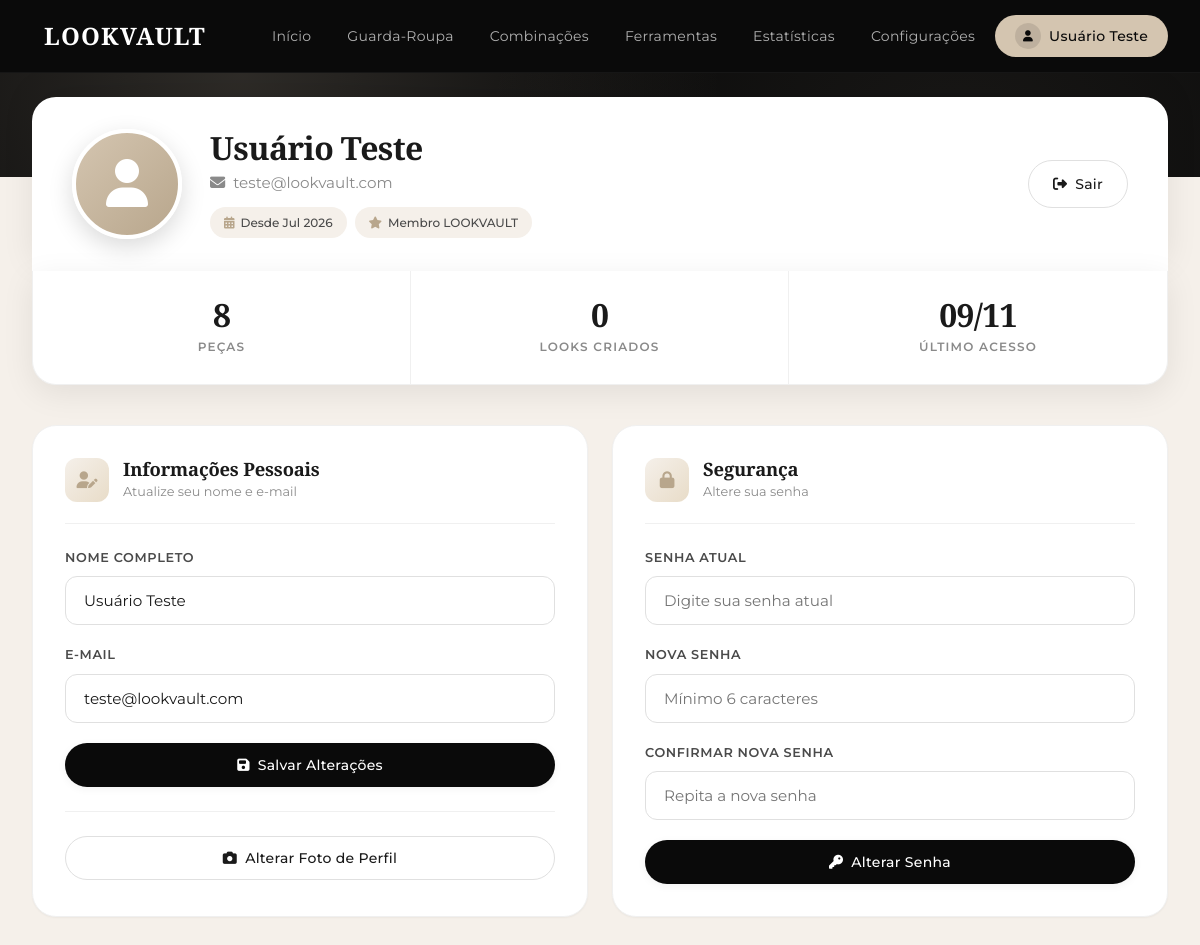
The page /minha-conta.php (signed in) on the database its author committed.
### tables this page shows
CREATE TABLE `usuarios` (
  `id` int(11) NOT NULL,
  `nome` varchar(100) NOT NULL,
  `email` varchar(100) NOT NULL,
  `foto_perfil` varchar(255) DEFAULT NULL,
  `senha` varchar(255) NOT NULL,
  `data_cadastro` timestamp NOT NULL DEFAULT current_timestamp()
);

### includes/media-storage.php (called while the page is built, shortened)
<?php
function lookvaultImageAvailable($value)
{
    if (!is_string($value) || $value === '') {
        return false;
    }
    return false;
}

### minha-conta.php (the view, shortened to what this page needs)
<?php
require_once __DIR__ . '/includes/media-storage.php';
$usuario_id = $_SESSION['usuario_id'];
$conn = conectarDB();
$stmt = $conn->prepare("SELECT * FROM usuarios WHERE id = ?");
$stmt->bind_param("i", $usuario_id);
$stmt->execute();
$usuario = $stmt->get_result()->fetch_assoc();
$stmt = $conn->prepare("SELECT COUNT(*) as total FROM pecas WHERE usuario_id = ?");
$stmt->bind_param("i", $usuario_id);
$stmt->execute();
$total_pecas = $stmt->get_result()->fetch_assoc()['total'] ?? 0;
$stmt = $conn->prepare("SELECT COUNT(*) as total FROM looks WHERE usuario_id = ?");
$stmt->bind_param("i", $usuario_id);
$stmt->execute();
$total_looks = $stmt->get_result()->fetch_assoc()['total'] ?? 0;
include 'includes/header.php';
?>
<link rel="stylesheet" href="assets/css/pages.css">
<main>
    <section class="profile-hero">
        <div class="container">
            <div style="padding-bottom: 0;">
                <span class="page-hero-eyebrow" style="margin-bottom: 24px;">
                </span>
            </div>
        </div>
    </section>
    <div class="container" style="margin-top: -80px; position: relative; z-index: 2;">
        <div class="profile-header-card animate-fade-up">
            <div class="profile-avatar-wrap">
                <div class="profile-avatar-large" onclick="document.getElementById('fotoInput').click()">
                    <?php if (lookvaultImageAvailable($usuario['foto_perfil'] ?? '')): ?>
                        <img src="<?php echo htmlspecialchars($usuario['foto_perfil']); ?>" alt="Foto de perfil" />
                    <?php else: ?>
                        <span><i class="fas fa-user"></i></span>
                    <?php endif; ?>
                </div>
            </div>
            <div class="profile-header-info">
                <h1><?php echo htmlspecialchars($usuario['nome']); ?></h1>
                <p class="profile-header-email">
                    <i class="fas fa-envelope"></i>
                    <?php echo htmlspecialchars($usuario['email']); ?>
                </p>
                <div class="profile-header-badges">
                    <span class="profile-badge">
                        <i class="fas fa-calendar-alt"></i>
                        Desde <?php echo date('M Y', strtotime($usuario['data_cadastro'] ?? 'now')); ?>
                    </span>
                    <span class="profile-badge">
                        <i class="fas fa-star"></i>
                        Membro LOOKVAULT
                    </span>
                </div>
            </div>
            <div class="profile-header-actions">
                <a href="logout.php" class="btn-secondary">
                    <i class="fas fa-sign-out-alt"></i> Sair
                </a>
            </div>
        </div>
        <div class="profile-stats-row animate-fade-up animate-delay-2">
            <div class="profile-stat">
                <div class="profile-stat-value"><?php echo $total_pecas; ?></div>
                <div class="profile-stat-label">Peças</div>
            </div>
            <div class="profile-stat">
                <div class="profile-stat-value"><?php echo $total_looks; ?></div>
                <div class="profile-stat-label">Looks criados</div>
            </div>
            <div class="profile-stat">
                <div class="profile-stat-value"><?php echo date('d/m'); ?></div>
                <div class="profile-stat-label">Último acesso</div>
            </div>
        </div>
        <div class="settings-grid animate-fade-up animate-delay-3">
            <div class="settings-panel">
                <div class="settings-panel-header">
                    <div class="settings-panel-icon"><i class="fas fa-user-edit"></i></div>
                    <div>
                        <h3 class="settings-panel-title">Informações Pessoais</h3>
                        <p class="settings-panel-subtitle">Atualize seu nome e e-mail</p>
                    </div>
                </div>
                <form method="POST">
                    <div class="form-field">
                        <label for="nome">Nome completo</label>
                        <input type="text" id="nome" name="nome" value="<?php echo htmlspecialchars($usuario['nome']); ?>" required />
                    </div>
                    <div class="form-field">
                        <label for="email">E-mail</label>
                        <input type="email" id="email" name="email" value="<?php echo htmlspecialchars($usuario['email']); ?>" required />
                    </div>
                    <button type="submit" name="atualizar_perfil" class="btn-primary btn-block">
                        <i class="fas fa-save"></i> Salvar Alterações
                    </button>
                </form>
                <form method="POST" enctype="multipart/form-data" style="margin-top: 24px; padding-top: 24px; border-top: 1px solid var(--lv-cinza-200);">
                    <button type="button" class="btn-secondary btn-block" onclick="document.getElementById('fotoInput').click()">
                        <i class="fas fa-camera"></i> Alterar Foto de Perfil
                    </button>
                </form>
            </div>
            <div class="settings-panel">
                <div class="settings-panel-header">
                    <div class="settings-panel-icon"><i class="fas fa-lock"></i></div>
                    <div>
                        <h3 class="settings-panel-title">Segurança</h3>
                        <p class="settings-panel-subtitle">Altere sua senha</p>
                    </div>
                </div>
                <form method="POST">
                    <div class="form-field">
                        <label for="senha_atual">Senha atual</label>
                        <input type="password" id="senha_atual" name="senha_atual" placeholder="Digite sua senha atual" required />
                    </div>
                    <div class="form-field">
                        <label for="nova_senha">Nova senha</label>
                        <input type="password" id="nova_senha" name="nova_senha" placeholder="Mínimo 6 caracteres" required />
                    </div>
                    <div class="form-field">
                        <label for="confirmar_senha">Confirmar nova senha</label>
                        <input type="password" id="confirmar_senha" name="confirmar_senha" placeholder="Repita a nova senha" required />
                    </div>
                    <button type="submit" name="alterar_senha" class="btn-primary btn-block">
                        <i class="fas fa-key"></i> Alterar Senha
                    </button>
                </form>
            </div>
        </div>
    </div>
</main>
<?php include 'includes/footer.php'; ?>

### assets/css/style.css (style rules this page uses)
:root { --lv-preto: #0a0a0a; --lv-preto-suave: #141414; --lv-carvao: #1a1a1a; --lv-carvao-claro: #262626; --lv-carvao-hover: #333333; --lv-bege: #d4c5b0; --lv-bege-claro: #e8dcc8; --lv-bege-escuro: #b8a68c; --lv-areia: #f5f0ea; --lv-areia-escura: #ebe3d8; --lv-branco: #ffffff; --lv-cinza-100: #fafafa; --lv-cinza-200: #f0f0f0; --lv-cinza-300: #e0e0e0; --lv-cinza-400: #b0b0b0; --lv-cinza-500: #8a8a8a; --lv-cinza-600: #6b6b6b; --lv-cinza-700: #4a4a4a; --lv-texto: #1a1a1a; --lv-texto-suave: #4a4a4a; --lv-texto-claro: #8a8a8a; --lv-texto-branco: #ffffff; --lv-texto-branco-suave: #c8c8c8; --lv-sucesso: #2d7a4f; --lv-sucesso-bg: #e8f5ed; --lv-erro: #a83232; --lv-erro-bg: #faeaea; --lv-aviso: #b8860b; --lv-aviso-bg: #fdf6e3; --lv-font-titulo: 'Playfair Display', Georgia, serif; --lv-font-corpo: 'Montserrat', 'Poppins', -apple-system, sans-serif; --lv-fs-xs: 0.75rem; --lv-fs-sm: 0.875rem; --lv-fs-base: 1rem; --lv-fs-md: 1.125rem; --lv-fs-lg: 1.375rem; --lv-fs-xl: 1.75rem; --lv-fs-2xl: 2.25rem; --lv-fs-3xl: 3rem; --lv-fs-4xl: 4rem; --lv-esp-1: 4px; --lv-esp-2: 8px; --lv-esp-3: 12px; --lv-esp-4: 16px; --lv-esp-5: 20px; --lv-esp-6: 24px; --lv-esp-8: 32px; --lv-esp-10: 40px; --lv-esp-12: 48px; --lv-esp-16: 64px; --lv-esp-20: 80px; --lv-raio-sm: 8px; --lv-raio-md: 12px; --lv-raio-lg: 16px; --lv-raio-xl: 24px; --lv-raio-2xl: 32px; --lv-raio-pill: 999px; --lv-sombra-xs: 0 1px 2px rgba(0, 0, 0, 0.04); --lv-sombra-sm: 0 2px 8px rgba(0, 0, 0, 0.05); --lv-sombra-md: 0 8px 24px rgba(0, 0, 0, 0.08); --lv-sombra-lg: 0 16px 40px rgba(0, 0, 0, 0.10); --lv-sombra-xl: 0 24px 60px rgba(0, 0, 0, 0.12); --lv-transicao-rapida: 0.15s ease; --lv-transicao: 0.3s ease; --lv-transicao-lenta: 0.5s ease; --lv-container: 1280px; --lv-container-narrow: 900px; --lv-header-altura: 72px; }
*, *::before, *::after { margin: 0; padding: 0; box-sizing: border-box; }
html { scroll-behavior: smooth; -webkit-text-size-adjust: 100%; }
body { font-family: var(--lv-font-corpo); font-size: var(--lv-fs-base); line-height: 1.6; color: var(--lv-texto); background-color: var(--lv-areia); -webkit-font-smoothing: antialiased; -moz-osx-font-smoothing: grayscale; min-height: 100vh; display: flex; flex-direction: column; }
main { flex: 1; }
a { color: inherit; text-decoration: none; transition: color var(--lv-transicao); }
button { font-family: inherit; cursor: pointer; border: none; background: none; }
input, select, textarea { font-family: inherit; font-size: inherit; }
h1, h2, h3, h4, h5, h6 { font-family: var(--lv-font-titulo); font-weight: 600; line-height: 1.2; color: var(--lv-texto); letter-spacing: -0.01em; }
h1 { font-size: var(--lv-fs-3xl); }
h3 { font-size: var(--lv-fs-xl); }
p { margin-bottom: var(--lv-esp-4); color: var(--lv-texto-suave); }
.container { width: 100%; max-width: var(--lv-container); margin: 0 auto; padding: 0 var(--lv-esp-8); }
.btn-primary, .btn-secondary, .btn-ghost, .btn-danger { display: inline-flex; align-items: center; justify-content: center; gap: var(--lv-esp-2); padding: var(--lv-esp-3) var(--lv-esp-6); border-radius: var(--lv-raio-pill); font-family: var(--lv-font-corpo); font-size: var(--lv-fs-sm); font-weight: 500; letter-spacing: 0.02em; cursor: pointer; border: 1px solid transparent; transition: all var(--lv-transicao); text-decoration: none; white-space: nowrap; }
.btn-primary { background: var(--lv-preto); color: var(--lv-texto-branco); box-shadow: var(--lv-sombra-sm); }
.btn-secondary { background: transparent; color: var(--lv-texto); border-color: var(--lv-cinza-300); }

### rows shown on the page
usuarios: nome "Usuário Teste", email "teste@lookvault.com", data_cadastro "Jul 2026"

### other values the page prints
$usuario_nome "Usuário Teste"
$total_pecas "8"
$total_looks "0"
